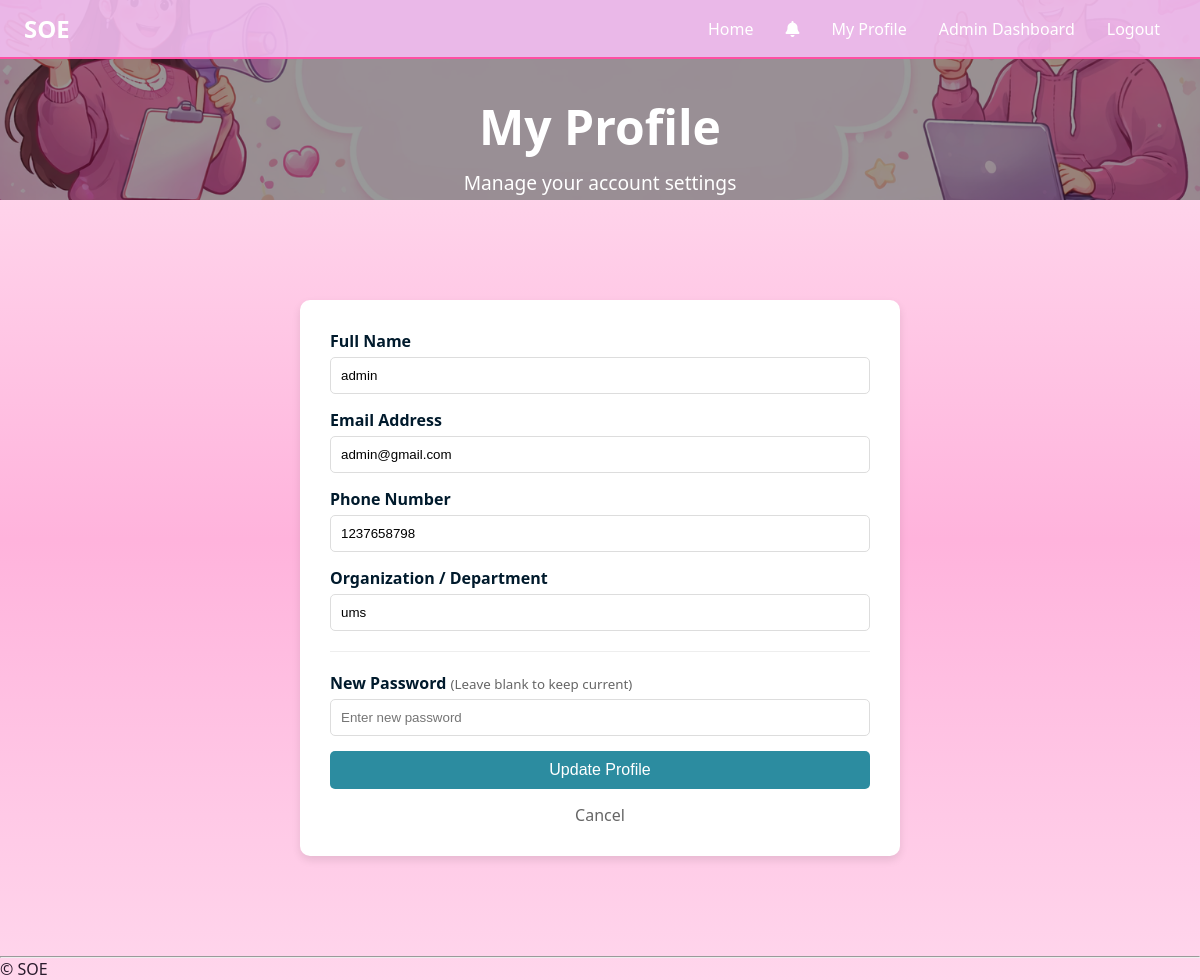
/profile.php (signed in), run on the app's committed database.
### tables this page shows
CREATE TABLE `users` (
  `user_id` int(11) NOT NULL,
  `category` enum('Staff','Student','Public') NOT NULL,
  `name` varchar(255) NOT NULL,
  `email` varchar(255) NOT NULL,
  `phone` varchar(20) DEFAULT NULL,
  `organization` varchar(255) NOT NULL,
  `password` varchar(255) NOT NULL,
  `role` enum('Admin','Staff','Student','Public') DEFAULT 'Public',
  `created_at` timestamp NOT NULL DEFAULT current_timestamp(),
  `status` enum('Active','Suspended') DEFAULT 'Active'
);

### profile.php (the view, shortened to what this page needs)
<?php
require_once __DIR__ . '/config.php';
$user_id = $_SESSION['user_id'];
$stmt = $conn->prepare("SELECT * FROM users WHERE user_id = ?");
$stmt->bind_param("i", $user_id);
$stmt->execute();
$user = $stmt->get_result()->fetch_assoc();
?>
<!DOCTYPE html>
<html lang="en">
<head>
    <link rel="stylesheet" href="assets/css/style.css">
    <link rel="stylesheet" href="https://cdnjs.cloudflare.com/ajax/libs/font-awesome/6.5.0/css/all.min.css">
</head>
<body>
    <?php include 'include/topNav.php'; ?>
    <header class="hero" style="height: 200px; min-height: 200px;">
        <div class="overlay"></div>
        <div class="hero-content">
            <h1>My Profile</h1>
            <p>Manage your account settings</p>
        </div>
    </header>
    <main>
        <div class="profile-container">
            <form action="auth/profile_action.php" method="POST">
                <div class="form-group">
                    <label>Full Name</label>
                    <input type="text" name="name" value="<?= htmlspecialchars($user['name']) ?>" required>
                </div>
                <div class="form-group">
                    <label>Email Address</label>
                    <input type="email" name="email" value="<?= htmlspecialchars($user['email']) ?>" required>
                </div>
                <div class="form-group">
                    <label>Phone Number</label>
                    <input type="text" name="phone" value="<?= htmlspecialchars($user['phone']) ?>" required>
                </div>
                <div class="form-group">
                    <label>Organization / Department</label>
                    <input type="text" name="organization" value="<?= htmlspecialchars($user['organization']) ?>" required>
                </div>
                <hr style="margin: 20px 0; border: 0; border-top: 1px solid #eee;">
                <div class="form-group">
                    <label>New Password <small style="font-weight: normal; color: #666;">(Leave blank to keep current)</small></label>
                    <input type="password" name="password" placeholder="Enter new password">
                </div>
                <button type="submit" class="btn-update">Update Profile</button>
            </form>
            <div style="text-align: center; margin-top: 15px;">
                <a href="index.php" style="color: #666; text-decoration: none;">Cancel</a>
            </div>
        </div>
    </main>
    <?php include  'include/footer.php'; ?>
</body>
</html>

### assets/css/style.css (style rules this page uses)
* { margin: 0; padding: 0; box-sizing: border-box; }
:root { --pink-main: #ff4fa3; --pink-light: #ff7ac4; --pink-soft: rgba(255, 79, 163, 0.12); --text-dark: #2a1b2d; --text-light: #ffffff; --card: rgba(255, 255, 255, 0.75); --card-border: rgba(255, 79, 163, 0.35); --shadow: 0 14px 30px rgba(0,0,0,0.12); }
html, body { height: 100%; }
body { font-family: "Segoe UI", Roboto, Helvetica, Arial, sans-serif; color: var(--text-dark); min-height: 100vh; display: flex; flex-direction: column; background: linear-gradient(180deg, #ffe6f3 0%, #ffb3dc 55%, #ffd6ec 100%); }
main { flex: 1; }
.hero { padding-top: 90px; background: url("../img/banner.png") no-repeat center center/cover; height: 80vh; position: relative; display: flex; align-items: center; justify-content: center; text-align: center; color: white; }
.hero .overlay { position: absolute; inset: 0; background: rgba(0, 0, 0, 0.4); z-index: 1; }
.hero-content { position: relative; z-index: 2; }
.hero h1 { font-size: clamp(1.8rem, 4vw, 3rem); margin-bottom: 10px; }
.hero p { font-size: clamp(1rem, 2vw, 1.2rem); }
main { flex: 1; padding: 50px 20px; width: 100%; max-width: 1800px; margin: auto; }

### profile.php (style rules this page uses)
.profile-container { max-width: 600px; margin: 50px auto; background: #fff; padding: 30px; border-radius: 10px; box-shadow: 0 4px 8px rgba(0,0,0,0.1); }
.form-group { margin-bottom: 15px; }
.form-group label { display: block; margin-bottom: 5px; color: #001a2c; font-weight: bold; }
.form-group input { width: 100%; padding: 10px; border: 1px solid #ddd; border-radius: 5px; }
.btn-update { background: #2c8ca0; color: white; padding: 10px 20px; border: none; border-radius: 5px; cursor: pointer; width: 100%; font-size: 1rem; }

### data on the page
users: name "admin", email "admin@gmail.com", phone "1237658798", organization "ums"
